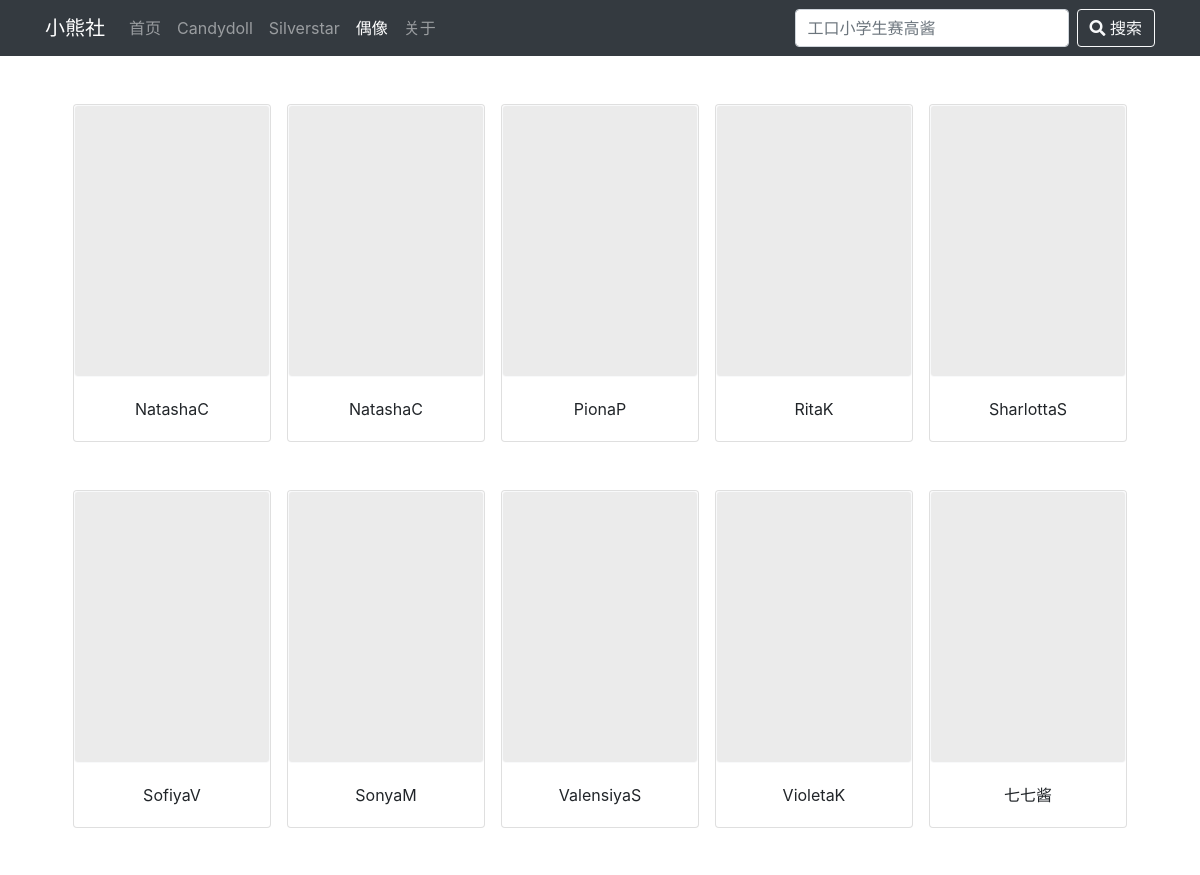
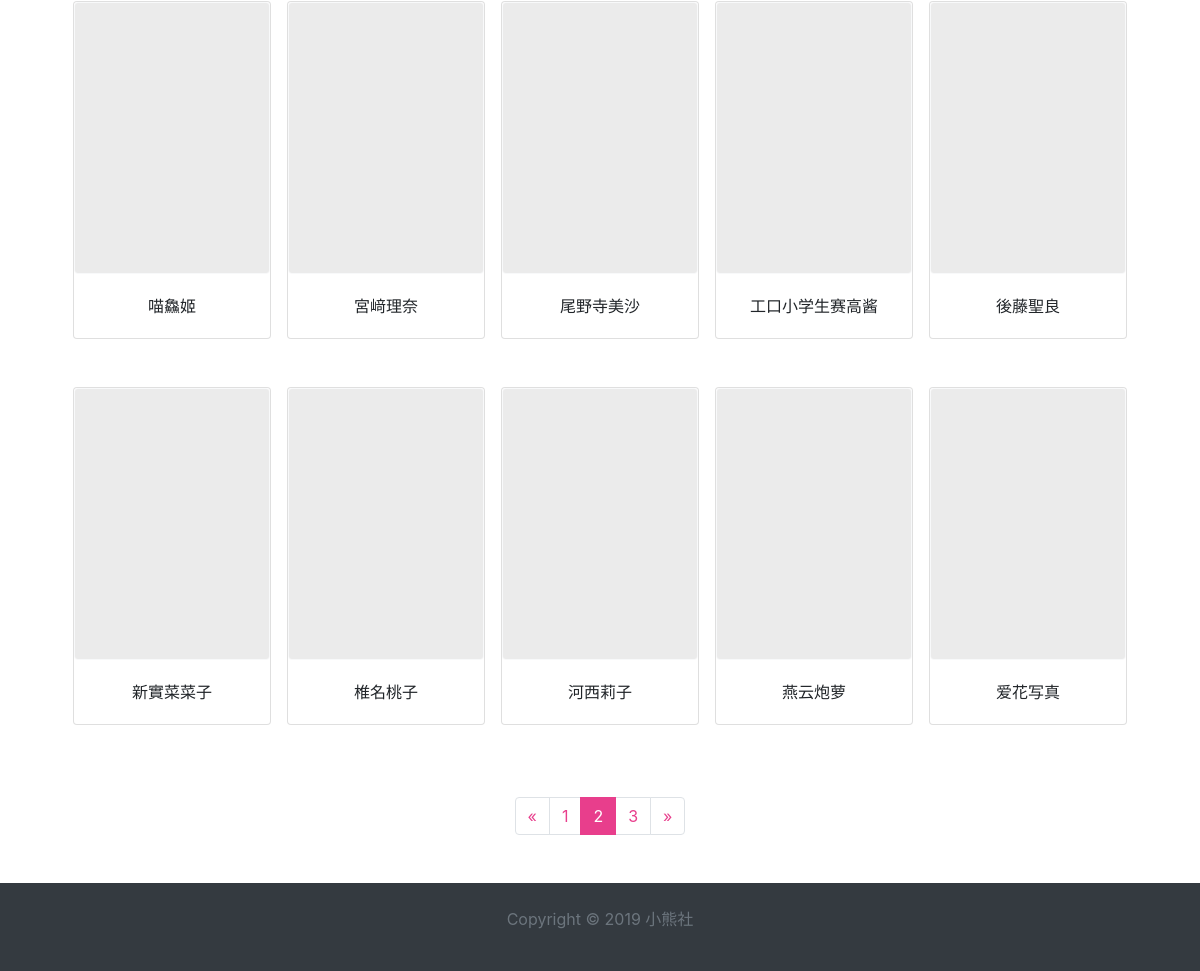
Page /actress/2 on the committed database (2 pictures, top to bottom).
### doll_sites/models.py (models this page shows, shortened)
class Actress(models.Model):
	actress_name_ch = models.CharField(max_length=60,null=True,blank=True)
	actress_name_jp = models.CharField(max_length=60,null=True,blank=True)
	actress_name_en = models.CharField(max_length=60,null=True,blank=True)
	avatar = models.ImageField(
							upload_to=upload_location,
							null=True,blank=True,
							)

### doll_sites/views.py (the view)
# urls.py: path('actress/<int:pageid>',views.actresslist,name='actress_list'),
def actresslist(request,pageid):
	actress_list = Actress.objects.all().order_by('actress_name_ch')
	limit = 20
	paginator = DollPaginator(pageid,5,actress_list,limit)
	current_actress_list = paginator.page(pageid)
	context = {
		'current_actress_list' : current_actress_list,		#分页的偶像列表
		'actress_list' : actress_list,		#未分页的偶像列表
		'nbar':'actress',	#导航标志
	}
	return render(
		request,
		'doll_sites/actress_list.html',
		context
	)

### doll_sites/templates/doll_sites/actress_list.html (shortened to what this page needs)
<!DOCTYPE HTML>
<html class="h-100">
<head>
  <link rel='stylesheet' href='/static/css/bootstrap.css'>
  <link rel='stylesheet' href='/static/css/style.css'>
</head>
<body class="d-flex flex-column h-100">
  {% include 'doll_sites/navi.html' %}
<section class="container">
    {% block content %}
        <div class="d-flex flex-wrap my-5 w-100 card-actress-box justify-content-center">
              {% for actress in current_actress_list %}
              <div class="card card-actress mx-2 mb-5 p-0">
                <a href="/actress_detail/{{ actress.id }}" title=" {{ actress.actress_name_ch }} " target='_self'>
                  <img class="card-img-top border-light lazyloadx"
                  data-original="/static/image/loading.png"
                  src="/static/image/loading.png" alt="photos" lazyloadthumb="1" lazyloaded="true">
                </a>
                <div class="card-body">
                  <p class="card-text text-center text-truncate">{{ actress.actress_name_ch }}</p>
                </div>
              </div>
              {% endfor %}
        </div>
    {% endblock %}
</section>
<nav aria-label="actress_list">
  <ul class="pagination justify-content-center mt-n4 mb-5">
    {% if current_actress_list.has_previous %}
    <li class="page-item">
      <a class="page-link" href="/actress/{{ current_actress_list.previous_page_number }}">
        <span>&laquo;</span>
      </a>
    </li>
    {% else %}
    <li class="page-item disabled">
      <a class="page-link" href="">
        <span>&laquo;</span>
      </a>
    </li>
    {% endif %}
    {% for i in current_actress_list.paginator.page_range %}
    {% if current_actress_list.number == i %}
    <li class="page-item active">
      <span class="page-link">{{ i }}
        </span>
      </li>
    {% else %}
    <li class="page-item"><a class="page-link" href="/actress/{{ i }}">{{ i }}</a></li>
    {% endif %}
    {% endfor %}
    {% if current_actress_list.has_next %}
    <li class="page-item">
      <a class="page-link active" href="/actress/{{ current_actress_list.next_page_number }}">
        <span>&raquo;</span>
      </a>
    </li>
    {% else %}
    <li class="page-item disabled">
      <a class="page-link" href="">
        <span>&raquo;</span>
      </a>
    </li>
    {% endif %}
  </ul>
</nav>
{% include 'doll_sites/footer.html' %}
</body>
</html>

### doll_sites/static/css/style.css (style rules this page uses)
* { margin: 0; padding: 0; }
.card-img-top { height: 17rem; object-fit: cover; border: 1px solid #eeeeee; border-radius: 4px; }
.card-actress { width: 198px; }

### rows in the picture
Actress: actress_name_ch "NatashaC"
Actress: actress_name_ch "NatashaC"
Actress: actress_name_ch "PionaP"
Actress: actress_name_ch "RitaK"
Actress: actress_name_ch "SharlottaS"
Actress: actress_name_ch "SofiyaV"
Actress: actress_name_ch "SonyaM"
Actress: actress_name_ch "ValensiyaS"
Actress: actress_name_ch "VioletaK"
Actress: actress_name_ch "七七酱"
Actress: actress_name_ch "喵鱻姬"
Actress: actress_name_ch "宮﨑理奈"
Actress: actress_name_ch "尾野寺美沙"
Actress: actress_name_ch "工口小学生赛高酱"
Actress: actress_name_ch "後藤聖良"
Actress: actress_name_ch "新實菜菜子"
Actress: actress_name_ch "椎名桃子"
Actress: actress_name_ch "河西莉子"
Actress: actress_name_ch "燕云炮萝"
Actress: actress_name_ch "爱花写真"

### other values in the picture
{{ i }} "1" "3"
{{ i }} "2"
